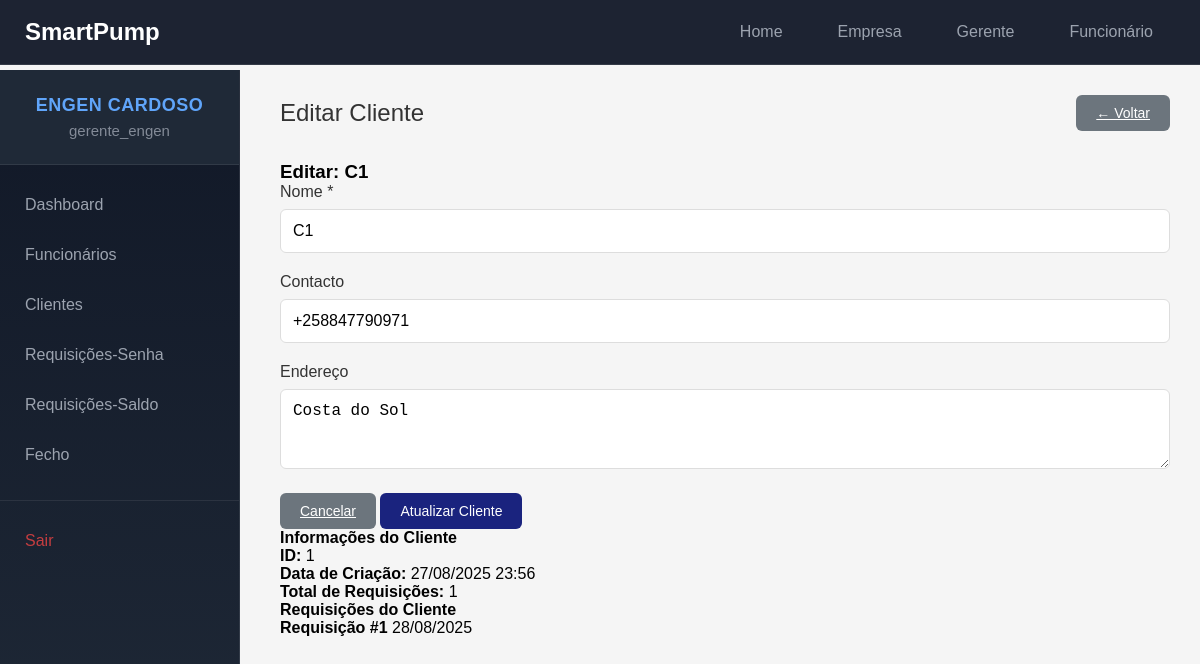
/gerente/clientes/editar/1/ (signed in), run on the app's committed database.
### empresas/models.py (models this page shows, shortened)
class Empresa(models.Model):
   nome = models.CharField(max_length=200)
   status = models.BooleanField(default=True)
   gerente = models.OneToOneField(User, on_delete=models.CASCADE, related_name='empresa_gerenciada')

### gerente/models.py (models this page shows, shortened)
class Cliente(models.Model):
   empresa = models.ForeignKey(Empresa, on_delete=models.CASCADE, related_name='clientes', null=True, blank=True)
   nome = models.CharField(max_length=100)
   email = models.EmailField(blank=True, null=True)
   contacto = models.CharField(max_length=20, blank=True, null=True)
   endereco = models.TextField(blank=True, null=True)
   data_criacao = models.DateTimeField(auto_now_add=True)

class RequisicaoSenhas(models.Model):
    empresa = models.ForeignKey(Empresa, on_delete=models.CASCADE, related_name='requisicoes_senhas', null=True, blank=True)
    cliente = models.ForeignKey(Cliente, on_delete=models.CASCADE, related_name='requisicoes')
    valor = models.DecimalField(max_digits=10, decimal_places=2, validators=[MinValueValidator(0)])
    senhas = models.PositiveIntegerField(validators=[MinValueValidator(1)])
    funcionario_responsavel = models.ForeignKey(Funcionario, on_delete=models.SET_NULL, null=True, blank=True)
    data_criacao = models.DateTimeField(auto_now_add=True)
    data_conclusao = models.DateTimeField(null=True, blank=True)
    ativa = models.BooleanField(default=True)
    fecho = models.ForeignKey(Fecho, on_delete=models.SET_NULL, null=True, blank=True, related_name='requisicoes_senhas')
    FORMA_PAGAMENTO_CHOICES = [
        ('transferencia', 'Transferência Bancária'),
        ('cash', 'Dinheiro (Cash)'),
        ('pos', 'POS (Cartão)'),
    ]
    forma_pagamento = models.CharField(
        max_length=20,
        choices=FORMA_PAGAMENTO_CHOICES,
        verbose_name="Forma de Pagamento",
        default='cash'
    )
    banco = models.CharField(max_length=100, null=True, blank=True, verbose_name="Nome do Banco")
    banco = models.CharField(max_length=100, null=True, blank=True, verbose_name="Nome do Banco")

### gerente/views.py (the view, shortened to what this page needs)
# urls.py: path('clientes/editar/<int:cliente_id>/', views.editar_cliente, name='editar_cliente'),
@user_passes_test(is_gerente, login_url='/login/')
def editar_cliente(request, cliente_id):
   empresa = get_empresa_usuario(request.user)
   if not empresa:
       messages.error(request, 'Empresa não encontrada.')
       return redirect('login')
   cliente = get_object_or_404(Cliente, id=cliente_id, empresa=empresa)
   return render(request, 'gerente/editar_cliente.html', {'cliente': cliente})

### gerente/context_processors.py (called while the page is built)
def empresa_context(request):
    if request.user.is_authenticated:
        try:
            if hasattr(request.user, 'empresa_gerenciada'):
                return {'empresa_atual': request.user.empresa_gerenciada}
            elif hasattr(request.user, 'funcionario'):
                return {'empresa_atual': request.user.funcionario.empresa}
        except:
            pass
    return {'empresa_atual': None}

### gerente/views.py (called while the page is built)
def is_gerente(user):
  return user.groups.filter(name='Gerente').exists()

def get_empresa_usuario(user):
   try:
       if hasattr(user, 'empresa_gerenciada'):
           return user.empresa_gerenciada
       elif hasattr(user, 'funcionario'):
           return user.funcionario.empresa
   except:
       pass
   return None

### templates/gerente/editar_cliente.html (shortened to what this page needs)
{% extends 'gerente/base.html' %}
{% block content %}
<div class="content-header">
    <h2>Editar Cliente</h2>
    <a href="{% url 'clientes' %}" class="btn-secondary">
        ← Voltar
    </a>
</div>
<div class="form-container">
    <div class="form-card">
        <div class="form-header">
            <h3>Editar: {{ cliente.nome }}</h3>
        </div>
        <form method="post" action="{% url 'editar_cliente' cliente.id %}">
            <div class="form-body">
                <div class="form-group">
                    <label for="nome">Nome <span class="required">*</span></label>
                    <input type="text" class="form-control" id="nome" name="nome"
                           value="{{ cliente.nome }}" required>
                </div>
                <div class="form-group">
                    <label for="contacto">Contacto</label>
                    <input type="tel" class="form-control" id="contacto" name="contacto"
                           value="{{ cliente.contacto|default:'' }}"
                           placeholder="+258 XX XXX XXXX">
                </div>
                <div class="form-group">
                    <label for="endereco">Endereço</label>
                    <textarea class="form-control" id="endereco" name="endereco" rows="3"
                              placeholder="Digite o endereço completo">{{ cliente.endereco|default:'' }}</textarea>
                </div>
            </div>
            <div class="form-footer">
                <a href="{% url 'clientes' %}" class="btn-secondary">Cancelar</a>
                <button type="submit" class="btn-submit">Atualizar Cliente</button>
            </div>
        </form>
    </div>
</div>
<div class="info-section">
    <div class="info-card">
        <h4>Informações do Cliente</h4>
        <div class="info-grid">
            <div class="info-item">
                <strong>ID:</strong>
                <span>{{ cliente.id }}</span>
            </div>
            <div class="info-item">
                <strong>Data de Criação:</strong>
                <span>{{ cliente.data_criacao|date:"d/m/Y H:i" }}</span>
            </div>
            <div class="info-item">
                <strong>Total de Requisições:</strong>
                <span class="requisicoes-badge">{{ cliente.requisicoes.count }}</span>
            </div>
        </div>
    </div>
</div>
{% if cliente.requisicoes.exists %}
<div class="info-section">
    <div class="info-card">
        <h4>Requisições do Cliente</h4>
        <div class="requisicoes-list">
            {% for requisicao in cliente.requisicoes.all|slice:":5" %}
            <div class="requisicao-item">
                <div class="requisicao-info">
                    <strong>Requisição #{{ requisicao.id }}</strong>
                    <span class="requisicao-date">{{ requisicao.data_criacao|date:"d/m/Y" }}</span>
                </div>
            </div>
            {% endfor %}
        </div>
    </div>
</div>
{% endif %}
{% endblock %}

### templates/gerente/sidebar.html (shortened to what this page needs)
<div class="sidebar">
    <div class="user-section">
        <div class="empresa-name">{{ empresa_atual.nome|default:"Sistema" }}</div>
        <div class="user-info">{{ request.user.get_full_name|default:request.user.username }}</div>
    </div>
    <nav class="sidebar-nav">
        <ul class="nav-list">
            <li class="nav-item">
                <a href="{% url 'dashboard' %}" class="nav-link {% if request.resolver_match.url_name == 'dashboard' %}active{% endif %}">
                    Dashboard
                </a>
            </li>
            <li class="nav-item">
                <a href="{% url 'funcionarios' %}" class="nav-link {% if request.resolver_match.url_name == 'funcionarios' %}active{% endif %}">
                    Funcionários
                </a>
            </li>
            <li class="nav-item">
                <a href="{% url 'clientes' %}" class="nav-link {% if request.resolver_match.url_name == 'clientes' %}active{% endif %}">
                    Clientes
                </a>
            </li>
            <li class="nav-item">
                <a href="{% url 'requisicoes' %}" class="nav-link {% if request.resolver_match.url_name == 'requisicoes' %}active{% endif %}">
                    Requisições-Senha
                </a>
            </li>
            <li class="nav-item">
                <a href="{% url 'requisicoes_saldo' %}" class="nav-link {% if request.resolver_match.url_name == 'requisicoes_saldo' %}active{% endif %}">
                    Requisições-Saldo
                </a>
            </li>
            <li class="nav-item">
                <a href="{% url 'fecho' %}" class="nav-link {% if request.resolver_match.url_name == 'fechos' %}active{% endif %}">
                    Fecho
                </a>
            </li>
            <li class="nav-item nav-divider">
                <a href="{% url 'logout' %}" class="nav-link nav-logout">
                    Sair
                </a>
            </li>
        </ul>
    </nav>
</div>

### templates/gerente/base.html (style rules this page uses)
* { margin: 0; padding: 0; box-sizing: border-box; }
body { font-family: Arial, sans-serif; background-color: #f5f5f5; overflow-x: hidden; padding-top: 65px; }
.content-header { margin-bottom: 30px; display: flex; justify-content: space-between; align-items: center; }
.content-header h2 { color: #333; font-size: 24px; font-weight: normal; }
.form-group { margin-bottom: 20px; }
.form-group label { display: block; margin-bottom: 8px; color: #333; font-weight: 500; }
.form-control { width: 100%; padding: 12px; border: 1px solid #ddd; border-radius: 6px; font-size: 16px; transition: border-color 0.3s ease, box-shadow 0.3s ease; }
.btn-secondary { background-color: #6c757d; color: white; padding: 10px 20px; border: none; border-radius: 6px; cursor: pointer; font-size: 14px; font-weight: 500; transition: background-color 0.3s ease; }
.btn-submit { background-color: #1a237e; color: white; padding: 10px 20px; border: none; border-radius: 6px; cursor: pointer; font-size: 14px; font-weight: 500; transition: background-color 0.3s ease; }

### templates/gerente/navbar.html (style rules this page uses)
.nav-link { color: rgba(255, 255, 255, 0.8); text-decoration: none; padding: 8px 16px; border-radius: 6px; transition: all 0.2s ease; font-size: 0.95rem; font-weight: 400; }

### templates/gerente/sidebar.html (style rules this page uses)
.sidebar { width: 240px; background: linear-gradient(180deg, #111827, #1f2937); min-height: calc(100vh - 70px); position: fixed; left: 0; top: 70px; overflow-y: auto; border-right: 1px solid rgba(255,255,255,0.1); z-index: 1000; }
.user-section { padding: 25px 15px; background: #1f2937; text-align: center; border-bottom: 1px solid rgba(255, 255, 255, 0.08); }
.empresa-name { color: #60a5fa; font-size: 18px; font-weight: 700; letter-spacing: 0.5px; margin-bottom: 6px; text-transform: uppercase; }
.user-info { color: #9ca3af; font-size: 15px; font-weight: 500; opacity: 0.8; }
.sidebar-nav { padding-top: 15px; }
.nav-list { list-style: none; padding: 0; margin: 0; }
.nav-item { margin: 0; }
.nav-divider { margin-top: auto; border-top: 1px solid rgba(255, 255, 255, 0.08); padding-top: 15px; margin-top: 20px; }
.nav-link { display: block; padding: 16px 22px; color: #9ca3af; text-decoration: none; font-size: 16px; font-weight: 500; border-left: 3px solid transparent; position: relative; }
.nav-logout { color: #ef4444 !important; opacity: 0.8; }

### data on the page
Empresa: nome "ENGEN CARDOSO"
Cliente: nome "C1", contacto "+258847790971", endereco "Costa do Sol", id "1", data_criacao "27/08/2025 23:56", requisicoes.count "1"
RequisicaoSenhas: id "1", data_criacao "28/08/2025"

### other printed values
{{ request.user.get_full_name|default:request.user.username }} "gerente_engen"
